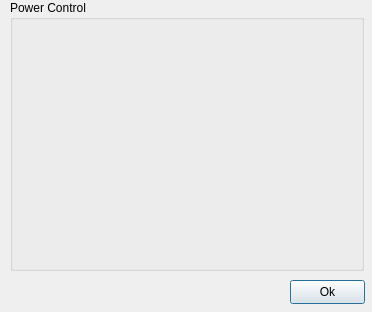
<?xml version="1.0" encoding="UTF-8"?>
<ui version="4.0">
 <class>Dialog</class>
 <widget class="QDialog" name="Dialog">
  <property name="geometry">
   <rect>
    <x>0</x>
    <y>0</y>
    <width>372</width>
    <height>312</height>
   </rect>
  </property>
  <property name="sizePolicy">
   <sizepolicy hsizetype="Fixed" vsizetype="Fixed">
    <horstretch>0</horstretch>
    <verstretch>0</verstretch>
   </sizepolicy>
  </property>
  <property name="minimumSize">
   <size>
    <width>372</width>
    <height>312</height>
   </size>
  </property>
  <property name="maximumSize">
   <size>
    <width>372</width>
    <height>312</height>
   </size>
  </property>
  <property name="windowTitle">
   <string>HAL-4000 Illumination</string>
  </property>
  <widget class="QGroupBox" name="powerControlBox">
   <property name="geometry">
    <rect>
     <x>10</x>
     <y>0</y>
     <width>354</width>
     <height>271</height>
    </rect>
   </property>
   <property name="title">
    <string>Power Control</string>
   </property>
  </widget>
  <widget class="QPushButton" name="okButton">
   <property name="geometry">
    <rect>
     <x>290</x>
     <y>280</y>
     <width>75</width>
     <height>24</height>
    </rect>
   </property>
   <property name="text">
    <string>Ok</string>
   </property>
  </widget>
 </widget>
 <resources/>
 <connections/>
</ui>
